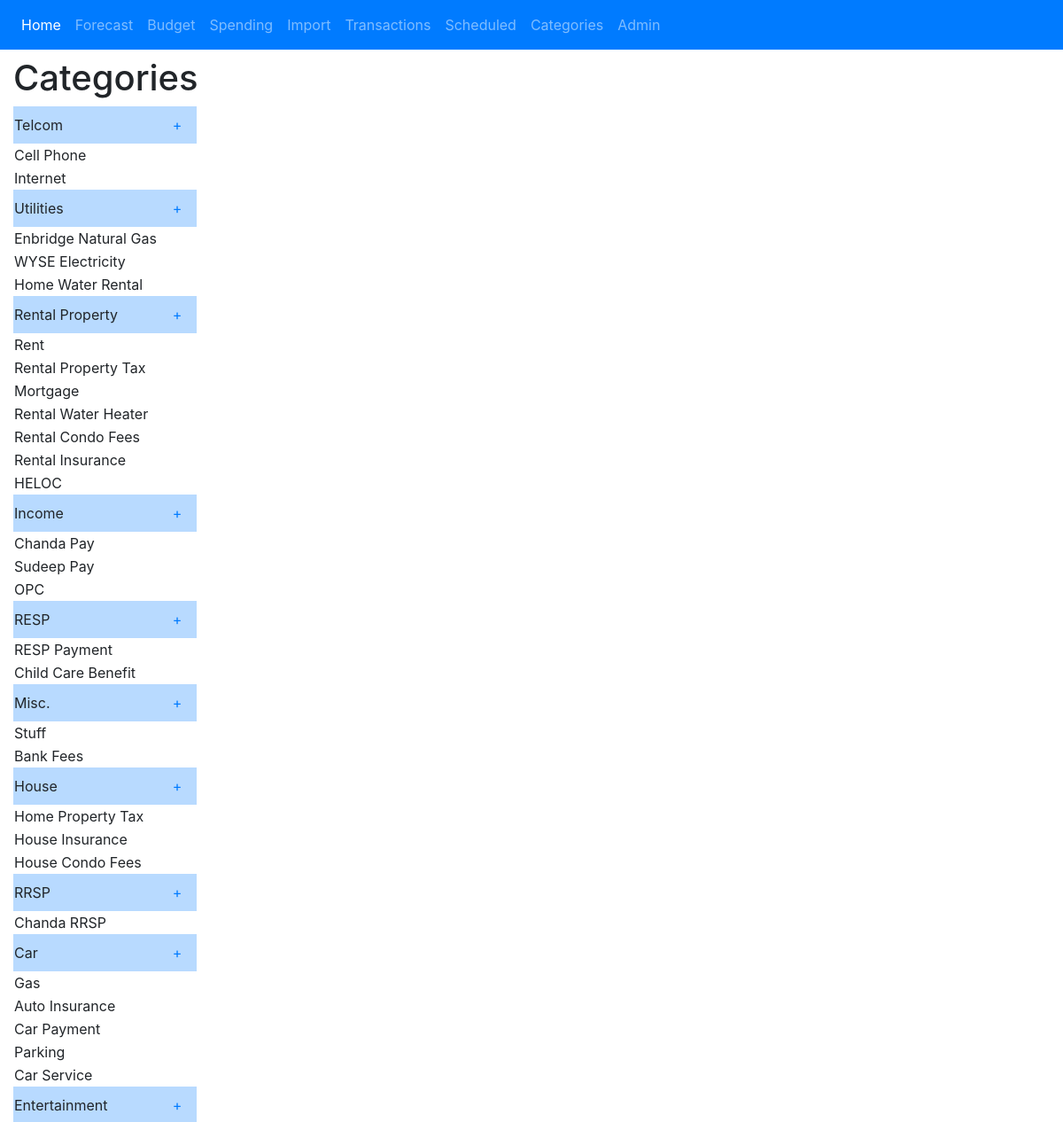
Page /category/ (upper part) on the earlier database version.
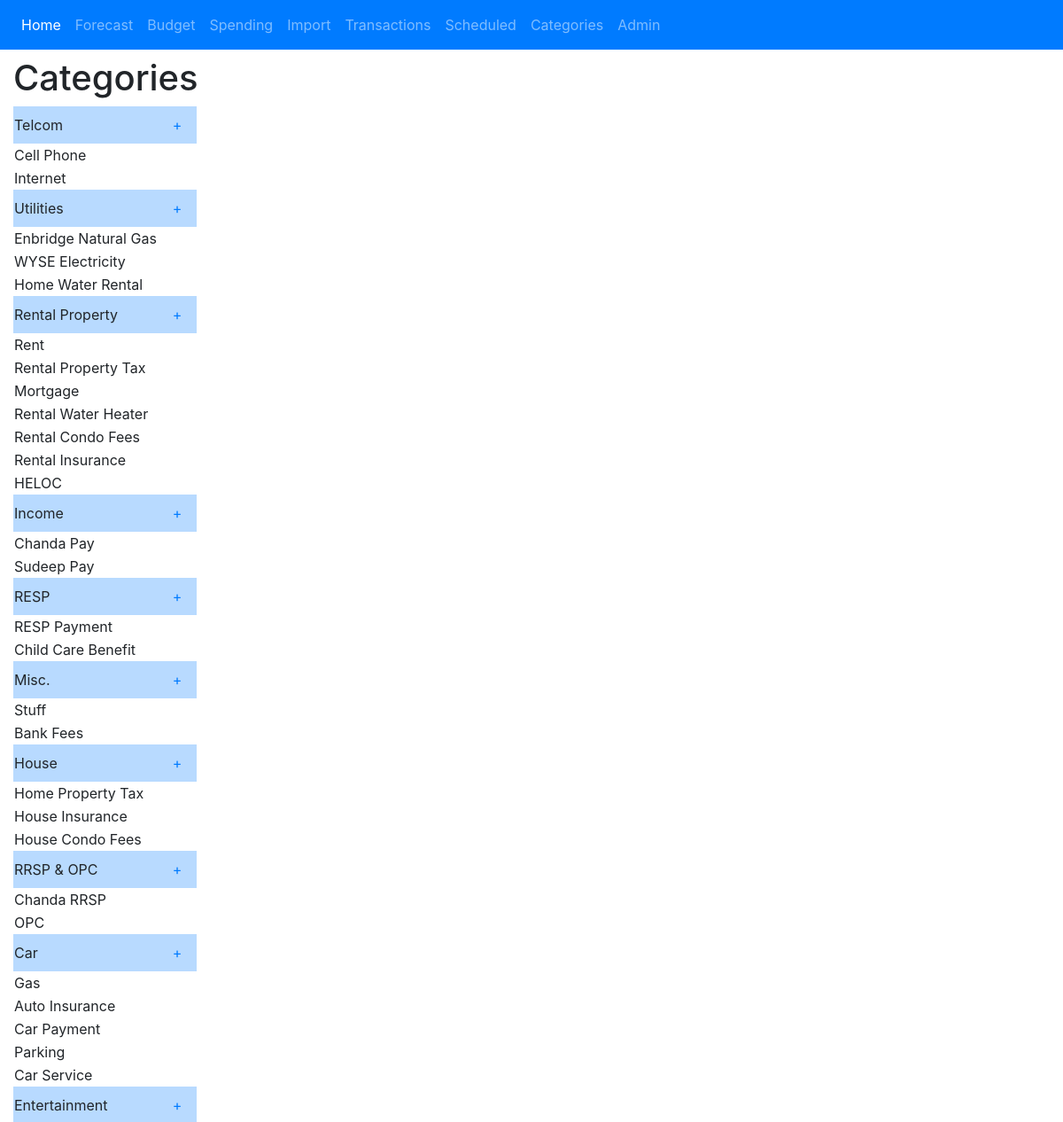
Same page on the later database version.
### category/models.py (models this page shows)
class CategoryGroup(models.Model):
	name = models.CharField(max_length=50, blank=True, null=True)
	budget = models.DecimalField(max_digits=8, decimal_places=2, blank=True, null=True)
	def __str__(self):
		return '%s' %self.name
	class Meta:
		verbose_name='Category Group'

class Category(models.Model):
	name = models.CharField(max_length=50, blank=True)
	group = models.ForeignKey(CategoryGroup, on_delete=models.PROTECT, blank=True, null=True)
	budget = models.DecimalField(max_digits=8, decimal_places=2, blank=True, null=True)
	def __str__(self):
		return '%s' %self.name
	class Meta:
		verbose_name_plural = 'Categories'

### category/views.py (the view)
# urls.py: path('', CategoryListView.as_view(), name='category-list'),
class CategoryListView(ListView):
	model = CategoryGroup
	context_object_name = 'category_group_list'
	template_name = 'category_list.html'

### templates/category_list.html
{% extends "base.html" %}
{% load crispy_forms_tags %}
{% block main_content %}
	<h1>Categories</h1>
	<table clase="table">
	<tbody>
	{% for category_group in category_group_list %}
		<tr class="table-primary">
			<td>{{category_group}}</td>
			<td><a class="nav-link" href="{% url 'category-create' category_group.pk %}">+</a></td>
		</tr>
		{% for category in category_group.category_set.all %}
			<tr class="table-secondar">
				<td>{{category}}</td>
			</tr>
		{% endfor %}
	{% endfor %}
	</tbody>
	</table>
{% endblock %}

Differences in the rows shown:
changed CategoryGroup "Income": loses Category (name "OPC")
changed CategoryGroup: name "RRSP" → "RRSP & OPC"; gains Category (name "OPC")
